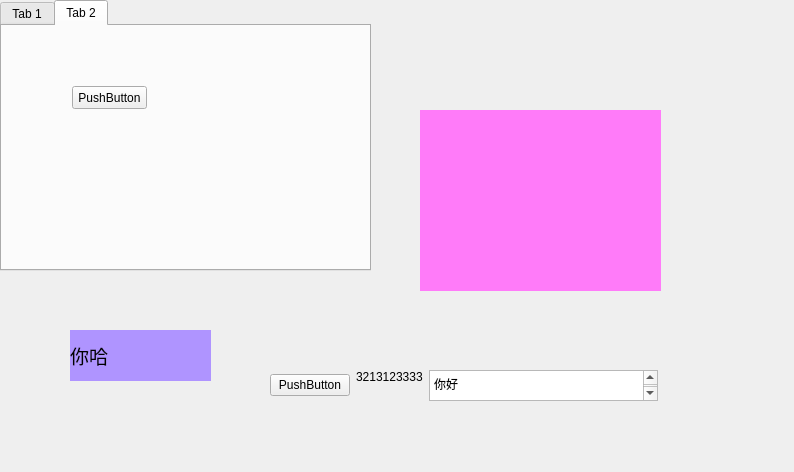
<?xml version="1.0" encoding="UTF-8"?>
<ui version="4.0">
 <class>Settingcolor</class>
 <widget class="QWidget" name="Settingcolor">
  <property name="geometry">
   <rect>
    <x>0</x>
    <y>0</y>
    <width>794</width>
    <height>472</height>
   </rect>
  </property>
  <property name="windowTitle">
   <string>Form</string>
  </property>
  <widget class="QTabWidget" name="tabWidget">
   <property name="geometry">
    <rect>
     <x>0</x>
     <y>0</y>
     <width>371</width>
     <height>271</height>
    </rect>
   </property>
   <property name="styleSheet">
    <string notr="true">#tab,#tab_2{
border-image: url(:/lib/10001.jpg);
}</string>
   </property>
   <property name="currentIndex">
    <number>1</number>
   </property>
   <widget class="QWidget" name="tab">
    <attribute name="title">
     <string>Tab 1</string>
    </attribute>
   </widget>
   <widget class="QWidget" name="tab_2">
    <attribute name="title">
     <string>Tab 2</string>
    </attribute>
    <widget class="QPushButton" name="pushButton">
     <property name="geometry">
      <rect>
       <x>70</x>
       <y>60</y>
       <width>75</width>
       <height>23</height>
      </rect>
     </property>
     <property name="text">
      <string>PushButton</string>
     </property>
    </widget>
   </widget>
  </widget>
  <widget class="QWidget" name="widget" native="true">
   <property name="geometry">
    <rect>
     <x>420</x>
     <y>110</y>
     <width>241</width>
     <height>181</height>
    </rect>
   </property>
   <property name="styleSheet">
    <string notr="true">background-color: rgb(255, 123, 249);</string>
   </property>
  </widget>
  <widget class="QLabel" name="label">
   <property name="geometry">
    <rect>
     <x>70</x>
     <y>330</y>
     <width>141</width>
     <height>51</height>
    </rect>
   </property>
   <property name="font">
    <font>
     <pointsize>14</pointsize>
    </font>
   </property>
   <property name="styleSheet">
    <string notr="true">background-color: rgb(175, 148, 255);</string>
   </property>
   <property name="text">
    <string>你哈</string>
   </property>
   <property name="alignment">
    <set>Qt::AlignLeading|Qt::AlignLeft|Qt::AlignVCenter</set>
   </property>
   <property name="wordWrap">
    <bool>false</bool>
   </property>
  </widget>
  <widget class="QWidget" name="horizontalLayoutWidget">
   <property name="geometry">
    <rect>
     <x>270</x>
     <y>370</y>
     <width>401</width>
     <height>31</height>
    </rect>
   </property>
   <layout class="QHBoxLayout" name="horizontalLayout">
    <item>
     <widget class="QPushButton" name="pushButton_2">
      <property name="text">
       <string>PushButton</string>
      </property>
     </widget>
    </item>
    <item>
     <widget class="QLabel" name="label_2">
      <property name="text">
       <string>3213123333</string>
      </property>
      <property name="alignment">
       <set>Qt::AlignLeading|Qt::AlignLeft|Qt::AlignTop</set>
      </property>
     </widget>
    </item>
    <item>
     <widget class="QTextEdit" name="textEdit">
      <property name="html">
       <string>&lt;!DOCTYPE HTML PUBLIC &quot;-//W3C//DTD HTML 4.0//EN&quot; &quot;http://www.w3.org/TR/REC-html40/strict.dtd&quot;&gt;
&lt;html&gt;&lt;head&gt;&lt;meta name=&quot;qrichtext&quot; content=&quot;1&quot; /&gt;&lt;style type=&quot;text/css&quot;&gt;
p, li { white-space: pre-wrap; }
&lt;/style&gt;&lt;/head&gt;&lt;body style=&quot; font-family:'SimSun'; font-size:9pt; font-weight:400; font-style:normal;&quot;&gt;
&lt;p style=&quot; margin-top:0px; margin-bottom:0px; margin-left:0px; margin-right:0px; -qt-block-indent:0; text-indent:0px;&quot;&gt;你好&lt;/p&gt;
&lt;p style=&quot;-qt-paragraph-type:empty; margin-top:0px; margin-bottom:0px; margin-left:0px; margin-right:0px; -qt-block-indent:0; text-indent:0px;&quot;&gt;&lt;br /&gt;&lt;/p&gt;&lt;/body&gt;&lt;/html&gt;</string>
      </property>
     </widget>
    </item>
    <item>
     <spacer name="horizontalSpacer">
      <property name="orientation">
       <enum>Qt::Horizontal</enum>
      </property>
      <property name="sizeHint" stdset="0">
       <size>
        <width>40</width>
        <height>20</height>
       </size>
      </property>
     </spacer>
    </item>
   </layout>
  </widget>
 </widget>
 <resources/>
 <connections/>
</ui>
